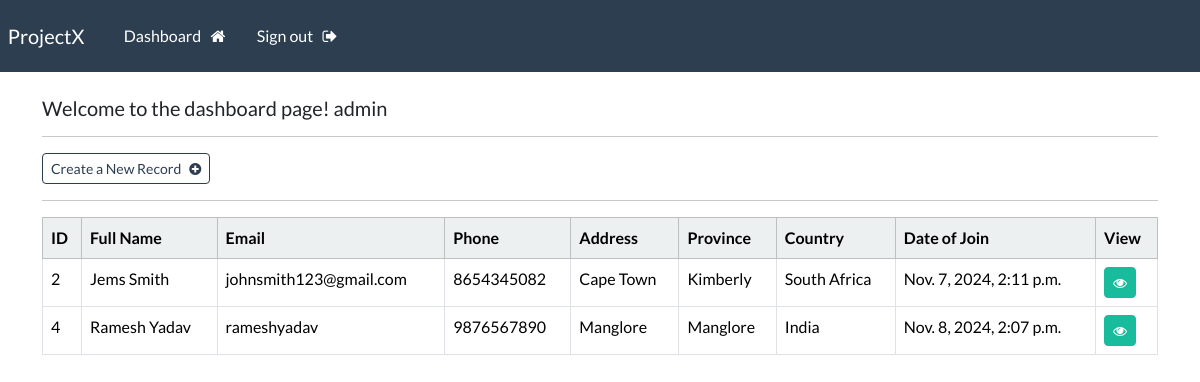
The page /dashboard (signed in) on the database its author committed.
### webapp/models.py (models this page shows, shortened)
class Record(models.Model):
       creation_date = models.DateTimeField(auto_now_add=True)
       first_name = models.CharField(max_length= 25)
       last_name = models.CharField(max_length= 25)
       email = models.CharField(max_length= 50)
       phone = models.CharField(max_length= 15)
       address = models.CharField(max_length= 75)
       province = models.CharField(max_length= 55)
       country = models.CharField(max_length= 25)

### webapp/views.py (the view)
# urls.py: path('dashboard', views.dashboard, name="dashboard"),
@login_required(login_url='my-login')
def dashboard(request):
    my_records = Record.objects.all()
    context = {'records': my_records}
    return render(request,'webapp/dashboard.html', context = context)

### webapp/templates/webapp/dashboard.html
{% extends 'webapp/base.html' %}
{% block content %}
   <h5> Welcome to  the dashboard page!  {{user}}</h5>
   <hr>
   <a class = "btn btn-outline-primary btn-sm" href = "{% url 'create-record' %}">
     Create a New Record &nbsp; <i class="fa fa-plus-circle" aria-hidden="true"></i>
  </a>
  <hr>
  <table class = "table  table-hover table-bordered">
    <thead class = "table-light">
      <tr>
        <th scope="col">ID</th>
        <th scope="col">Full Name </th>
        <th scope="col">Email </th>
        <th scope="col">Phone</th>
        <th scope="col">Address</th>
        <th scope="col">Province</th>
        <th scope="col">Country</th>
        <th scope="col">Date of Join</th>
        <th scope="col">View</th>
      </tr>
    </thead>
    <tbody>
      {% if records %}
          {% for record in records %}
        <tr>
          <td>{{record.id}}</td>
          <td>{{record.first_name}} {{record.last_name}}</td>
          <td>{{record.email}}</td>
          <td>{{record.phone}}</td>
          <td>{{record.address}}</td>
          <td>{{record.province}}</td>
          <td>{{record.country}}</td>
          <td>{{record.creation_date}}</td>
          <td> <a class="btn btn-success btn-sm" href="{% url 'record' pk=record.id %}">
            <i class="fa fa-eye" aria-hidden="true"></i> </a> </td>
        </tr>
        {% endfor %}
      {% endif %}
    </tbody>
 </table>
{% endblock %}

### webapp/templates/webapp/base.html (shortened to what this page needs)
{% load static %}
<!DOCTYPE html>
<head>
<link rel ="stylesheet" type = "text/css" href="https://bootswatch.com/5/flatly/bootstrap.min.css">
<link rel ="stylesheet" type = "text/css" href="{% static 'css/styles.css' %}">
<link rel="stylesheet" href="https://cdnjs.cloudflare.com/ajax/libs/font-awesome/4.7.0/css/font-awesome.min.css">
</head>
<body>
{% include 'webapp/navbar.html' %}
<div class = "container">
  <br>
       {% block content %}
       {% endblock %}
</div>
</body>

### webapp/templates/webapp/navbar.html (shortened to what this page needs)
<nav class="navbar navbar-expand-lg navbar-dark bg-primary justify-content-center">
  <a class="navbar-brand main-heading" href="{% url '' %}">
    &nbsp; ProjectX
  </a>
    <div class="collapse navbar-collapse text-center" id="navbarNavDropdown">
      <ul class="navbar-nav mr-auto">
        {% if user.is_authenticated %}
          <li class="nav-item">
            <a class="nav-link" href="{% url 'dashboard' %}">Dashboard &nbsp; <i class="fa fa-home" aria-hidden="true"></i> </a>
          </li>
          <li class="nav-item">
            <a class="nav-link" href="{% url 'user-logout' %}">Sign out &nbsp; <i class="fa fa-sign-out" aria-hidden="true"></i> </a>
          </li>
      </ul>
      {% endif %}
    </div>
</nav>

### rows shown on the page
Record: id "2", first_name "Jems", last_name "Smith", email "johnsmith123@gmail.com", phone "8654345082", address "Cape Town", province "Kimberly", country "South Africa", creation_date "Nov. 7, 2024, 2:11 p.m."
Record: id "4", first_name "Ramesh", last_name "Yadav", email "rameshyadav", phone "9876567890", address "Manglore", province "Manglore", country "India", creation_date "Nov. 8, 2024, 2:07 p.m."

### other values the page prints
{{ user }} "admin"
